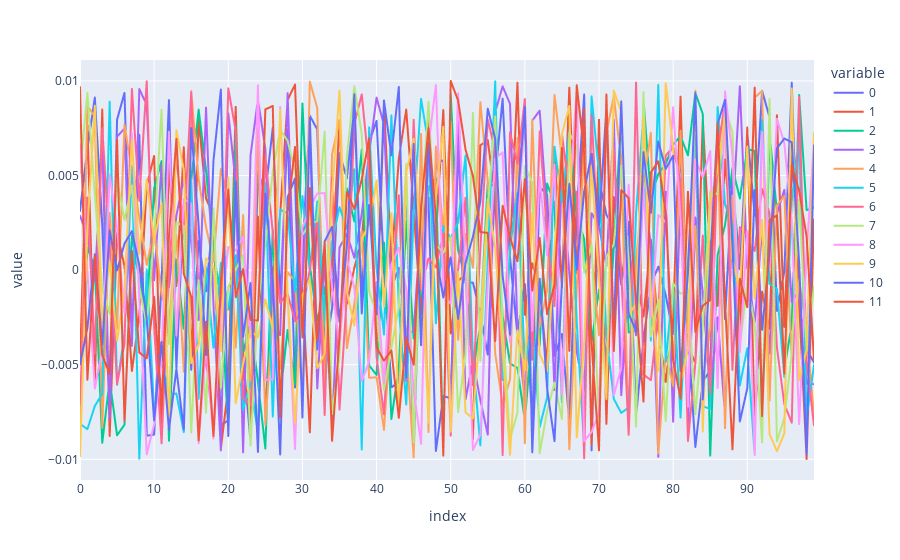
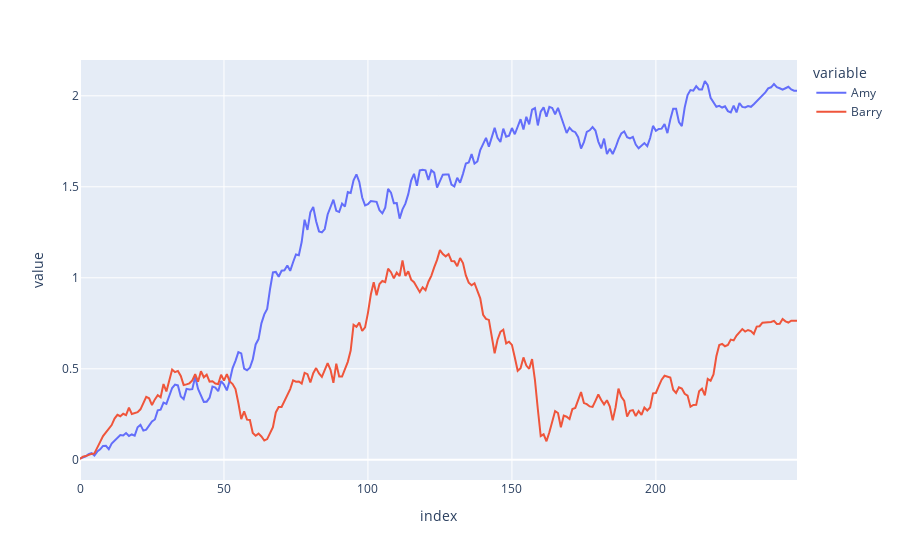

Notebook source saved alongside these figures, in order:
### Code cell
import numpy as np
import pandas as pd
import plotly.express as px
import sympy as sp


class Person:
    def __init__(self, name: str, foresight: int):
        self.name = name
        self.foresight = foresight
        self.decision_list = []

    def append_optimal_choice(
        self, choice_array: np.ndarray, decision_number: int, number_of_decisions: int
    ):
        # Get the row index of the highest sum of values in the choice array up to the person's "foresight" index
        highest_value_index = np.argmax(
            np.sum(choice_array[:, : self.foresight], axis=1)
        )

        # Extract this row from the choice array
        optimal_choice = choice_array[highest_value_index, :]

        # Pad initial and final values with nan
        optimal_choice_padded = np.pad(
            optimal_choice,
            (decision_number, number_of_decisions - decision_number),
            mode="constant",
            constant_values=np.nan,
        )

        # Append to decision list
        self.decision_list.append(optimal_choice_padded)

    def convert_decision_list_to_df(self):
        # Swap rows and columns
        decision_array = np.array(self.decision_list)
        decision_array_inverted = decision_array.T
        decision_df = pd.DataFrame(decision_array_inverted)
        self.decision_df = decision_df
        return decision_df

    def calc_life_score(self):
        # Sum columns
        self.decision_df["decision_sum"] = self.decision_df.sum(axis=1)

        # Calculate life score as the cumulative sum of the decision sums
        self.decision_df["life_score"] = self.decision_df["decision_sum"].cumsum()
        return self.decision_df


class LifeSimulation:
    def __init__(
        self,
        people: list[Person],
        n_choices: int,
    ):
        self.people = people
        self.n_choices = n_choices

    def add_person(self, person: Person):
        self.people.append(person)

    def get_people(self) -> list[Person]:
        return self.people

    def get_person_by_name(self, name: str) -> Person | None:
        for person in self.people:
            if person.name == name:
                return person
        return None

    def get_number_of_people(self) -> int:
        return len(self.people)

    def classic_choice_function(self, form: str):
        x = sp.symbols("x")

        m1 = 0
        m2 = 75
        s1 = 5
        s2 = 5

        if form == "now":
            a1 = np.random.uniform(0, 0.01)
            a2 = 0
        elif form == "later":
            a1 = 0
            a2 = np.random.uniform(0, 0.02)

        y = a1 * sp.exp(-((x - m1) ** 2) / (2 * s1**2)) + a2 * sp.exp(
            -((x - m2) ** 2) / (2 * s2**2)
        )

        return {"m1": m1, "m2": m2, "s1": s1, "s2": s2, "a1": a1, "a2": a2, "expr": y}

    def generate_opposites_choice_function(self, form: str):
        x = sp.symbols("x")

        m1 = np.random.uniform(10, 40)
        m2 = np.random.uniform(60, 90)
        s1 = np.random.uniform(1, 5)
        s2 = np.random.uniform(1, 5)

        if form == "bad-good":
            a1 = np.random.uniform(-0.01, 0)
            a2 = np.random.uniform(0, 0.02)
        elif form == "good-bad":
            a1 = np.random.uniform(0, 0.01)
            a2 = np.random.uniform(-0.02, 0)

        y = a1 * sp.exp(-((x - m1) ** 2) / (2 * s1**2)) + a2 * sp.exp(
            -((x - m2) ** 2) / (2 * s2**2)
        )

        return {"m1": m1, "m2": m2, "s1": s1, "s2": s2, "a1": a1, "a2": a2, "expr": y}

    def generate_random_choice_function(self, seed=None):
        x = sp.symbols("x")

        if seed is not None:
            np.random.seed(seed)

        # Define step boundaries (e.g., every 10 units from 0 to 100)
        step_size = 1
        step_boundaries = np.arange(0, 100, step_size)

        # Generate random values for each step between -0.01 and 0.01
        step_values = np.random.uniform(-0.01, 0.01, size=len(step_boundaries))

        # Create piecewise function using sympy conditions
        conditions = []
        for i, boundary in enumerate(step_boundaries):
            if i == len(step_boundaries) - 1:
                # Last step: from boundary to 100
                conditions.append((step_values[i], sp.And(x >= boundary, x <= 100)))
            else:
                # Regular step: from boundary to next boundary
                next_boundary = step_boundaries[i + 1]
                conditions.append(
                    (step_values[i], sp.And(x >= boundary, x < next_boundary))
                )

        # Create Piecewise expression
        y = sp.Piecewise(*conditions)

        return {
            "step_boundaries": step_boundaries,
            "step_values": step_values,
            "expr": y,
        }

    def generate_choice_array(self, n_choices: int):
        x = sp.symbols("x")

        # Generate n random opposites functions
        functions = [
            self.generate_opposites_choice_function(form=form)
            for form in ["bad-good", "good-bad"] * (n_choices // 2)
        ]

        # Generate n random choice functions
        functions = [
            self.generate_random_choice_function() for choice in range(n_choices)
        ]

        # Create x values (100 points from 0 to 100)
        x_vals = np.linspace(0, 100, 100)

        # Build NumPy array: n rows (functions) × 100 columns (y values)
        choice_array = np.zeros((n_choices, 100))
        for i, func in enumerate(functions):
            y_func = sp.lambdify(x, func["expr"], "numpy")
            choice_array[i, :] = y_func(x_vals)
        return choice_array

    def simlulate_life(self, number_of_decisions: int):
        for person in self.people:
            for decision_number in range(number_of_decisions):
                choice_array = self.generate_choice_array(self.n_choices)
                person.append_optimal_choice(
                    choice_array, decision_number, number_of_decisions
                )
            person.convert_decision_list_to_df()
            person.calc_life_score()


def main():
    # Define people
    people = [
        Person("Amy", 1),
        Person("Barry", 2),
    ]

    # Define simulation configuration
    n_choices = 12
    number_of_decisions = 150

    # Run simulation
    simulation = LifeSimulation(people, n_choices)

    # Check example choice array
    choice_array = simulation.generate_choice_array(n_choices=n_choices)
    print(choice_array.shape)

    fig = px.line(choice_array.T)
    fig.show()

    # Run simulation
    simulation.simlulate_life(number_of_decisions)

    # Combine decision_df["life_score"] into single dataframe
    life_score_df = pd.DataFrame(
        {
            k: v
            for k, v in zip(
                [person.name for person in simulation.people],
                [person.decision_df["life_score"] for person in simulation.people],
            )
        }
    )

    print(life_score_df)

    # Plot life_score lines
    fig = px.line(life_score_df)
    fig.show()


if __name__ == "__main__":
    main()
